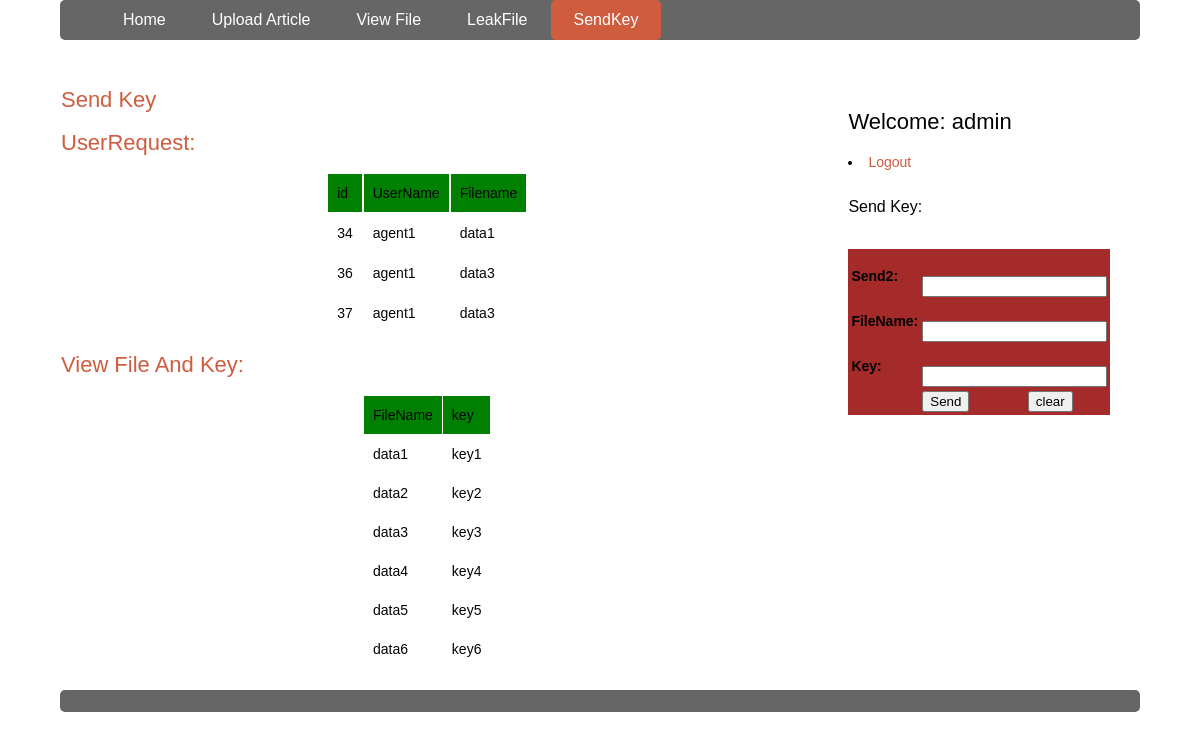
/admin/sendkey.php (signed in), run on the app's committed database.
### tables this page shows
CREATE TABLE `askkey` (
  `id` int(10) NOT NULL,
  `user` varchar(50) NOT NULL,
  `filename` varchar(50) NOT NULL,
  `status` varchar(50) NOT NULL,
  `reciver` varchar(50) NOT NULL,
  `k` varchar(50) NOT NULL
);

CREATE TABLE `presentation` (
  `subject` varchar(50) NOT NULL,
  `Topic` text NOT NULL,
  `fname` varchar(100) NOT NULL,
  `time` date NOT NULL,
  `objNames` varchar(50) NOT NULL
);

### admin/sendkey.php (the view, shortened to what this page needs)
<!DOCTYPE html>
<html lang="en">
<head>
	<link rel="stylesheet" href="stylesheet.css" type="text/css" />
</head>
<body class="body">
	<header class="mainHeader">
		<nav>
			<ul>
				<li><a href="admin.php">Home</a></li>
				<li><a href="upload.php">Upload Article</a></li>
				<li><a href="view file.php">View File</a></li>
				<li><a href="leakfile.php">LeakFile</a></li>
				<li class="active"><a href="sendkey.php">SendKey</a></li>
			</ul>
		</nav>
	</header>
	<div class="mainContent1">
		<div class="content">
			<article class="topcontent1">
				<header>
					<h2><a href="#" rel="bookmark" title="Permalink to this POST TITLE">Send Key</a></h2>
				</header>
				<content>
					<p>
						<h2><a href="#" rel="bookmark" title="Permalink to this POST TITLE">UserRequest:</a></h2>
						<table align="center" cellpadding="9" cellspacing="2" width="10">
							<tr bgcolor="green">
								<td>id</td>
								<td>UserName</td>
								<td>Filename</td>
							</tr>
							<?PHP
							$con = mysqli_connect("localhost", "root", "");
							if (!$con)
								echo ('Could not connect: ' . mysqli_error($con));
							else {
								mysqli_select_db($con, "dataleakage");
								$qry = "Select * FROM askkey where reciver='admin' and status='no'";
								$result = mysqli_query($con, $qry);
								while ($w1 = mysqli_fetch_array($result)) {
									echo '			<tr bgcolor="white">
									<td>' . $w1["id"] . '    </td><td>     ' . $w1["user"] . '
									</td><td>' . $w1["filename"] . '</td></tr>';
								}
							}
							?>
					</p>
					<article class="topcontent2">
						<p>
							<h2><a href="#" rel="bookmark" title="Permalink to this POST TITLE">View File And Key:</a></h2>
							<table align="center" cellpadding="9" cellspacing="1" width="10">
								<tr bgcolor="green">
									<td>FileName</td>
									<td>key</td>
								</tr>
								<?PHP
								$con = mysqli_connect("localhost", "root", "");
								if (!$con)
									echo ('Could not connect: ' . mysqli_error($con));
								else {
									mysqli_select_db($con, "dataleakage");
									$qry = "Select * FROM presentation";
									$result = mysqli_query($con, $qry);
									while ($w1 = mysqli_fetch_array($result)) {
										echo '			<tr bgcolor="white">
										<td>' . $w1["subject"] . '    </td><td>     ' . $w1["Topic"] . '
										</td></tr>';
									}
								}
								?>
						</p>
				</content>
			</article>
		</div>
		<aside class="top-sidebar">
			<article>
				<h2>Welcome: <?php echo $_SESSION['name'] ?></h2>
				<li><a href="logout.php">Logout</a></li>
				<p>
					<h5>Send Key:</h5></br>
					<form name="s" action="sendkeytouser.php" method="POST" onsubmit="return valid()">
						<table bgcolor="brown" align="center" cellpadding="" cellspacing="" width="">
							<tr>
								<td colspan="2" align="center">
								</td>
							</tr>
							<tr>
								<td><strong>Send2:</strong></td>
								<td>&nbsp;&nbsp;&nbsp;&nbsp; <input type="text" name="a1" id="a1" class="b"></td>
							</tr>
							<tr>
								<td><strong>
										FileName:</strong></td>
								<td>&nbsp;&nbsp;&nbsp;&nbsp; <input type="text" name="a3" id="a3" class="b"></td>
							</tr>
							<tr>
								<td><strong>Key:</strong></td>
								<td>&nbsp;&nbsp;&nbsp;&nbsp; <input type="text" name="a2" id="a2" class="b">
								</td>
							</tr>
							<td></td>
							<td><input type="submit" name="s" value="Send" class="b1">
								<input type="reset" name="r" value="clear" class="b1"></td>
						</table>
					</form>
				</p>
			</article>
		</aside>
	</div>
	<footer class="mainFooter">
	</footer>
</body>
</html>

### admin/stylesheet.css (style rules this page uses)
body { color: #000305; font-size: 87.5%; font-family: 'Trebuchet MS', Trebuchet, 'Lucida Sans Unicode', 'Lucida Grande', 'Lucida Sans', Arial, sans-serif; line-height: 1.429; margin: 0; padding: 0; text-align: left; }
.body { clear: both; margin: 0 auto; width: 90%; }
h2 { font-size: 1.571em }
h5 { font-size: 1.143em }
h2, h3, h4, h5, h6 { font-weight: 400; line-height: 1.1; margin-bottom: .8em; }
a { outline: 0; }
a:link, a:visited { color: #CF5C3F; padding: 0 1px; text-decoration: none; }
.mainHeader nav { background: #666; font-size: 1.143em; height: 40px; line-height: 30px; margin: 0 auto 30px auto; text-align: center; border-radius: 5px; -moz-border-radius: 5px; -webkit-border-radius: 5px; }
.mainHeader nav ul { list-style: none; margin: 0 auto; }
.mainHeader nav ul li { float: left; display: inline; }
.mainHeader nav a:link, .mainHeader nav a:visited { color: #fff; display: inline-block; height: 30px; padding: 5px 23px; text-decoration: none; }
.mainHeader nav a:hover, .mainHeader nav a:active, .mainHeader nav .active a:link, .mainHeader nav .active a:visited { background: #CF5C3F; color: #fff; text-shadow: none !important; }
.mainHeader nav li a { border-radius: 5px; -moz-border-radius: 5px; -webkit-border-radius: 5px; }
.content { width: 68%; float: left; border-radius: 5px; -moz-border-radius: 5px; -webkit-border-radius: 5px; }
.top-sidebar { width: 24%; float: left; margin-left: 2%; border-radius: 5px; -moz-border-radius: 5px; -webkit-border-radius: 5px; background-color: #FFF; padding: 2% 3%; margin-bottom: 2%; }
.mainFooter { width: 100%; float: left; margin-top: 2%; margin-bottom: 2%; padding-left: 0; background-color: #666; border-radius: 5px; -moz-border-radius: 5px; -webkit-border-radius: 5px; color: #FFF; }

### data on the page
askkey: id "34", user "agent1", filename "data1"
askkey: id "36", user "agent1", filename "data3"
askkey: id "37", user "agent1", filename "data3"
presentation: subject "data1", Topic "key1"
presentation: subject "data2", Topic "key2"
presentation: subject "data3", Topic "key3"
presentation: subject "data4", Topic "key4"
presentation: subject "data5", Topic "key5"
presentation: subject "data6", Topic "key6"

### other printed values
$_SESSION['name'] "admin"
